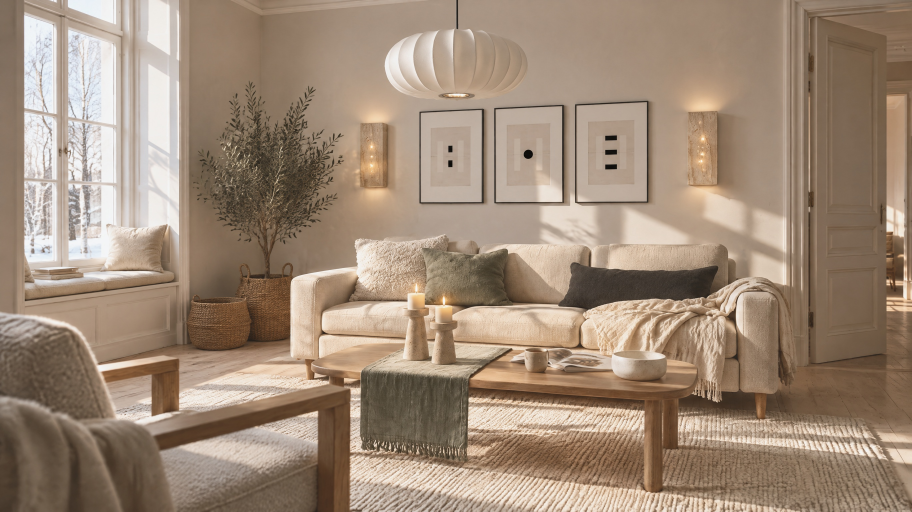
#> input picture assets/renders/editorial-test-2026-11-06/nordic/nordic-A-gpt-image-2-5.jpg, 2736 x 1536 px (shown at 1/3 size)
$ python -i inputs.py   (imports and definitions only)
#> lines starting #> are read from the running program, lines starting #| are printed output that depends on the picture
#!/usr/bin/env python3
"""Reference inputs for the flux-2 i2i jobs: 2x2 boards of the SKU photos for the cushion sets; crops without people for the
lifestyle SKU photos. Scratch only (supplier pixels never reach the output)."""
import json
from PIL import Image
# [1 line not run here, left out]
def sq(f, box=None, size=512):
#> called with size = 512
    im = Image.open(f).convert('RGB')
#> im is the input picture: PIL image 2736x1536 RGB; mean R, G, B 158.9, 138.3, 119.5
    if box:
        w, h = im.size; im = im.crop((int(box[0]*w), int(box[1]*h), int(box[2]*w), int(box[3]*h)))
    w, h = im.size; s = min(w, h); im = im.crop(((w-s)//2, (h-s)//2, (w-s)//2+s, (h-s)//2+s))
#> after `w, h = im.size`: w = 2736; h = 1536
#> after `s = min(w, h)`: s = 1536
#> after `im = im.crop(((w - s) // 2, (h - s) // 2, (w - s) // 2 + s, (h - s) //`:
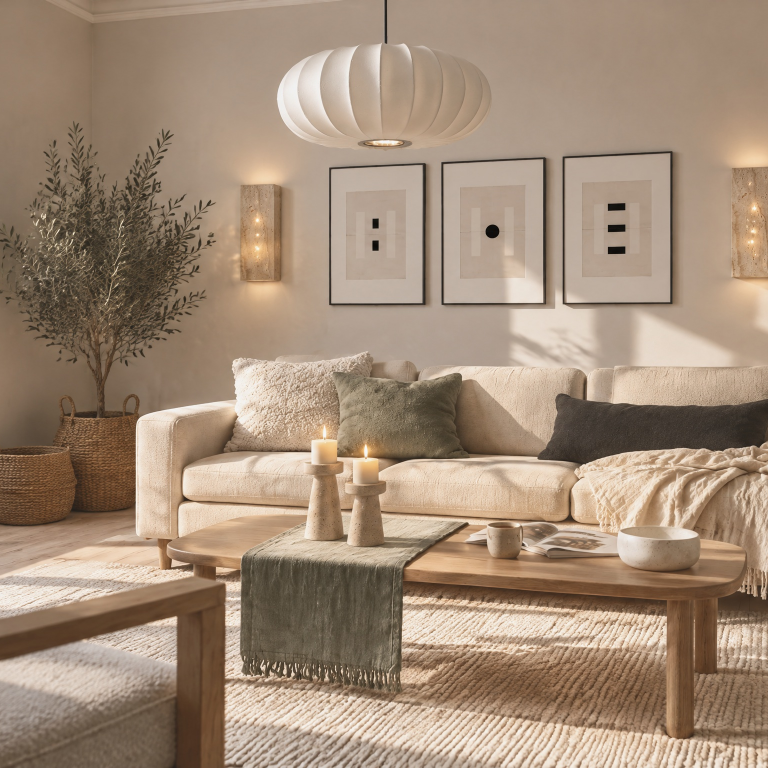
#> im: PIL image 1536x1536 RGB (shown at 1/2 size); mean R, G, B 161.9, 139.9, 119.4
    return im.resize((size, size), Image.LANCZOS)
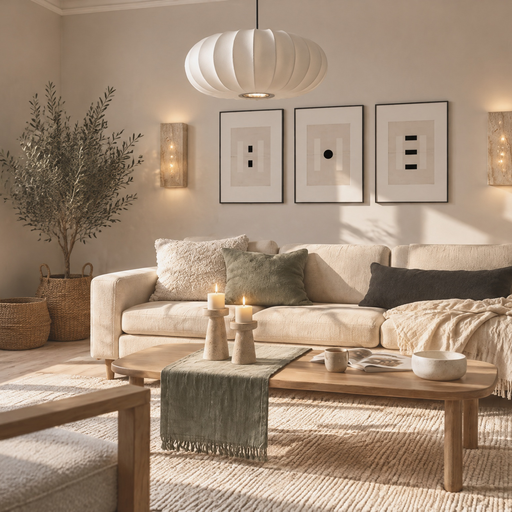
#> returned value: PIL image 512x512 RGB; mean R, G, B 161.9, 139.9, 119.5
CROP = {'bedspread': (0.0, 0.40, 0.62, 1.0), 'flax-brown': (0.0, 0.38, 0.75, 1.0)}
jobs = {}
# [14 lines not run here, left out]

>>> result = sq('../../../editorial-test-2026-11-06/nordic/nordic-A-gpt-image-2-5.jpg')

$ run again, on assets/renders/editorial-test-2026-11-06/nordic/nordic-A-nano-banana-2.jpg
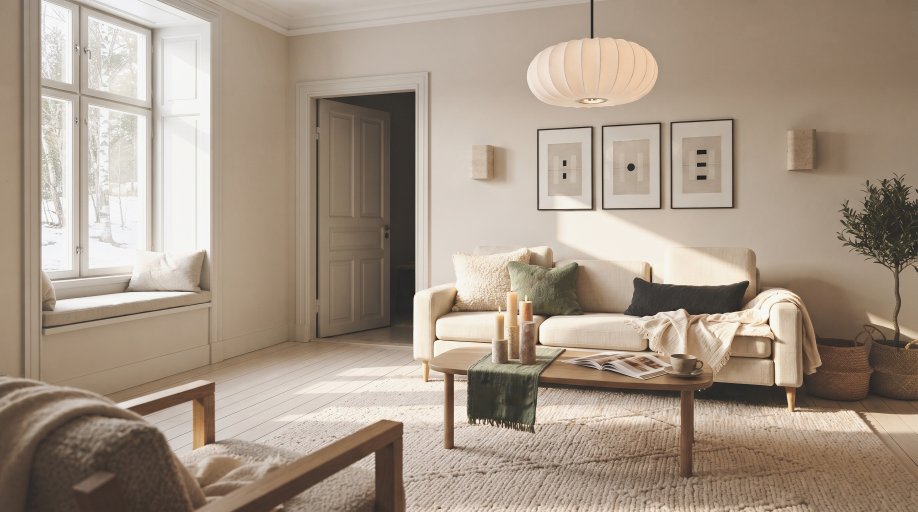
#> input picture assets/renders/editorial-test-2026-11-06/nordic/nordic-A-nano-banana-2.jpg, 2752 x 1536 px (shown at 1/3 size)
#> in sq, im is the input picture: PIL image 2752x1536 RGB; mean R, G, B 166.4, 150.7, 134.8
#> in sq, `im = im.crop(((w - s) // 2, (h - s) // 2, (w - s) // 2 + s, (h - s) //`:
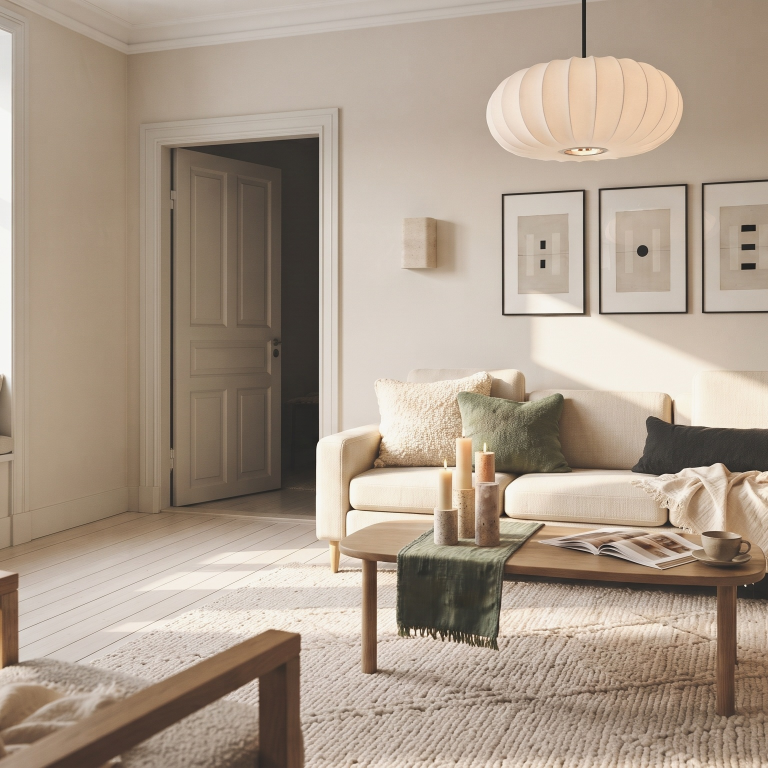
#> im: PIL image 1536x1536 RGB (shown at 1/2 size); mean R, G, B 171, 155.3, 139.3
#> in sq, `return im.resize((size, size), Image.LANCZOS)`:
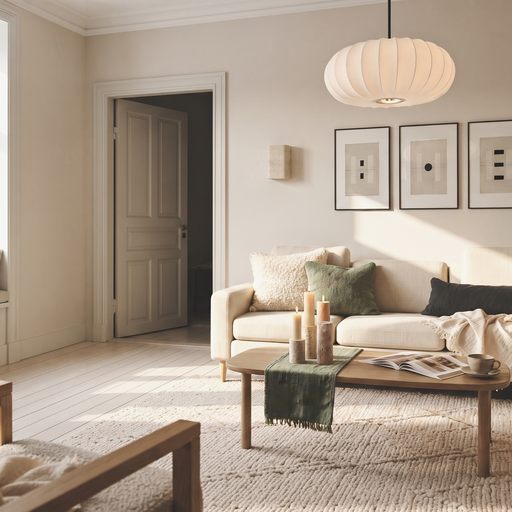
#> returned value: PIL image 512x512 RGB; mean R, G, B 171, 155.3, 139.3

$ run again, on assets/renders/editorial-test-2026-11-06/nordic/nordic-B-nano-banana-2.jpg
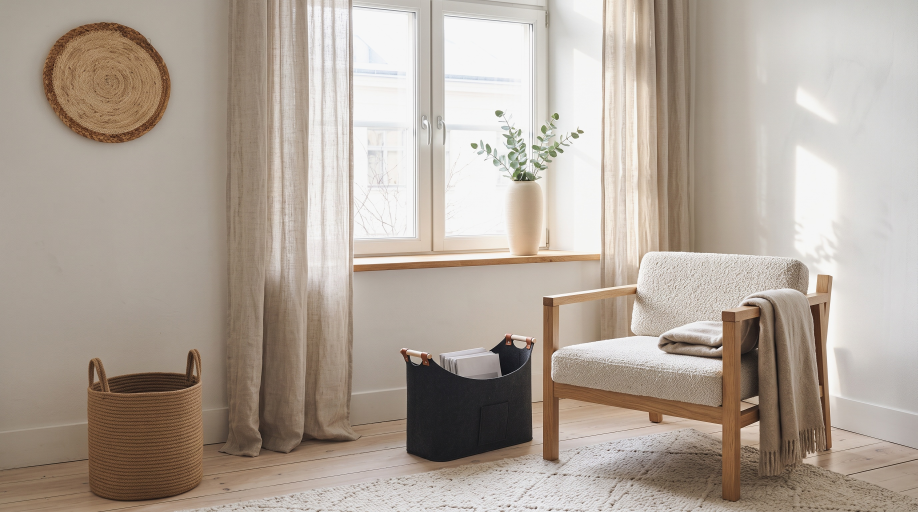
#> input picture assets/renders/editorial-test-2026-11-06/nordic/nordic-B-nano-banana-2.jpg, 2752 x 1536 px (shown at 1/3 size)
#> in sq, im is the input picture: PIL image 2752x1536 RGB; mean R, G, B 176.2, 164.5, 153.4
#> in sq, `im = im.crop(((w - s) // 2, (h - s) // 2, (w - s) // 2 + s, (h - s) //`:
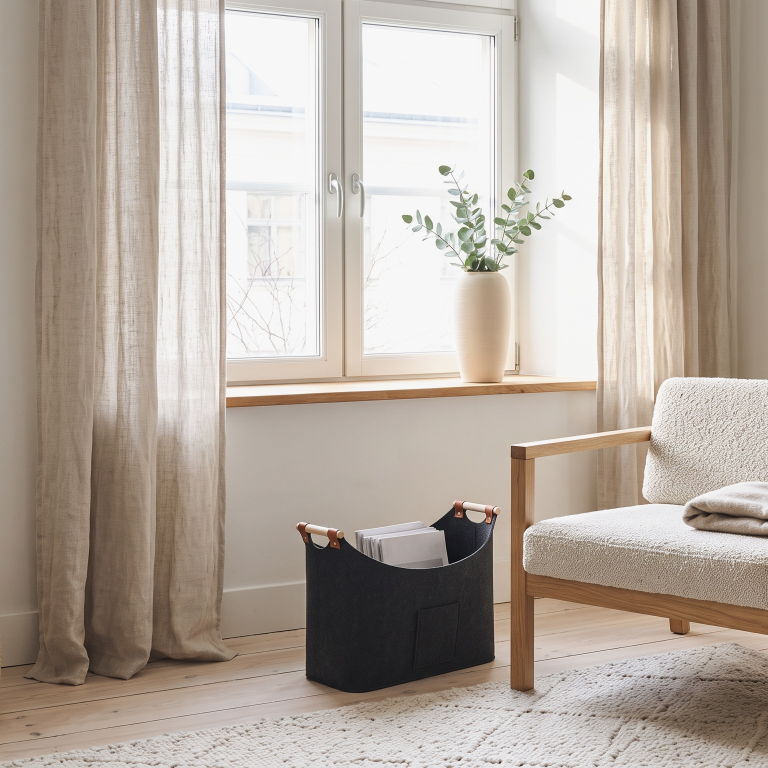
#> im: PIL image 1536x1536 RGB (shown at 1/2 size); mean R, G, B 180.9, 170, 159.8
#> in sq, `return im.resize((size, size), Image.LANCZOS)`:
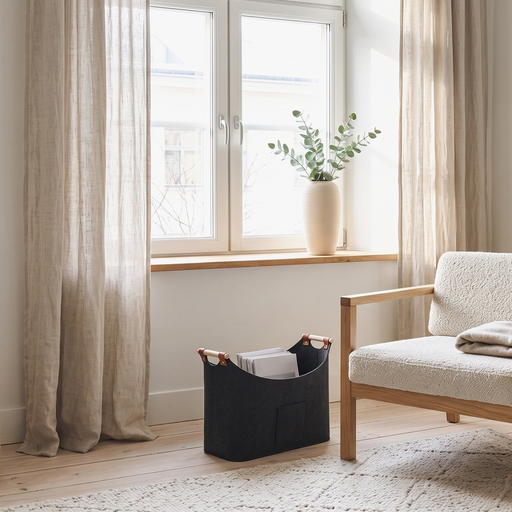
#> returned value: PIL image 512x512 RGB; mean R, G, B 180.9, 170, 159.8
